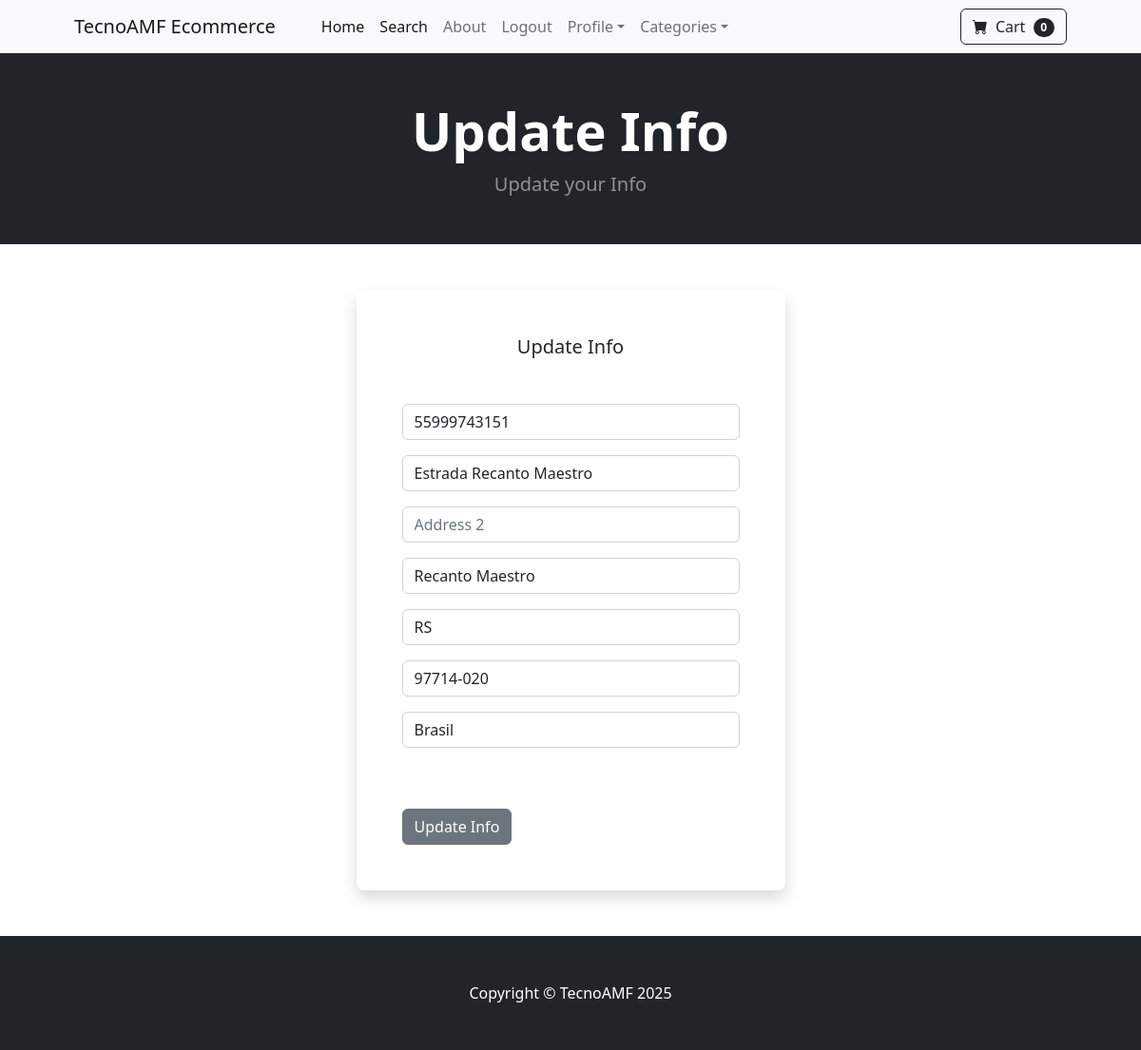
The page /update_info/ (signed in) on the database its author committed.
### store/models.py (models this page shows, shortened)
class Profile(models.Model):
    user = models.OneToOneField(User, on_delete=models.CASCADE)
    phone = models.CharField(max_length=20, blank=True)
    address1 = models.CharField(max_length=200, blank=True)
    address2 = models.CharField(max_length=200, blank=True)
    city = models.CharField(max_length=100, blank=True)
    state = models.CharField(max_length=100, blank=True)
    zipcode = models.CharField(max_length=100, blank=True)
    country = models.CharField(max_length=100, blank=True)
    date_modified = models.DateTimeField(User, auto_now=True)

### store/views.py (the view)
# urls.py: path('update_info/', views.update_info, name='update_info'),
def update_info(request):
    if request.user.is_authenticated:
        current_user = Profile.objects.get(user__id=request.user.id)
        form = UserInfoForm(request.POST or None, instance=current_user)
        if form.is_valid():
            form.save()
            messages.success(request, "Your info has been updated")
            return redirect('home')
        return render(request, 'update_info.html', {'form': form})
    else:
        messages.error(request, "You must be logged in to update your profile")
        return redirect('home')

### store/forms.py
class UserInfoForm(forms.ModelForm):
    phone = forms.CharField(label="", widget=forms.TextInput(attrs={'class':'form-control', 'placeholder':'Phone Number'}), required=False)
    address1 = forms.CharField(label="", widget=forms.TextInput(attrs={'class':'form-control', 'placeholder':'Address 1'}), required=False)
    address2 = forms.CharField(label="", widget=forms.TextInput(attrs={'class':'form-control', 'placeholder':'Address 2'}), required=False)
    city = forms.CharField(label="", widget=forms.TextInput(attrs={'class':'form-control', 'placeholder':'City'}), required=False)
    state = forms.CharField(label="", widget=forms.TextInput(attrs={'class':'form-control', 'placeholder':'State'}), required=False)
    zipcode = forms.CharField(label="", widget=forms.TextInput(attrs={'class':'form-control', 'placeholder':'Zip Code'}), required=False)
    country = forms.CharField(label="", widget=forms.TextInput(attrs={'class':'form-control', 'placeholder':'Country'}), required=False)
    class Meta:
        model = Profile
        fields = ('phone', 'address1', 'address2', 'city', 'state', 'zipcode', 'country',)

### cart/cart.py (called while the page is built)
    def __len__(self):
        return len(self.cart)

### cart/context_processors.py (called while the page is built)
def cart(request):
    return {'cart': Cart(request)}

### store/templates/update_info.html (shortened to what this page needs)
{% extends 'base.html' %} {% block content %}
<header class="bg-dark py-5">
  <div class="text-center text-white">
    <h1 class="display-4 fw-bolder">Update Info</h1>
    <p class="lead fw-normal text-white-50 mb-0">Update your Info</p>
  </div>
</header>
<div class="container">
  <div class="row">
    <div class="col-sm-9 col-md-7 col-lg-5 mx-auto">
      <div class="card border-0 shadow rounded-3 my-5">
        <div class="card-body p-4 p-sm-5">
          <h5 class="card-title text-center mb-5 fw-light fs-5">Update Info</h5>
          <form method="POST" action="{% url 'update_info' %}">
            {{ form.as_p }}
            <br>
            <br>
            <button type="submit" class="btn btn-secondary">Update Info</button>
          </form>
        </div>
      </div>
    </div>
  </div>
</div>
  {% endblock %}

### rows shown on the page
Profile: phone "55999743151", address1 "Estrada Recanto Maestro", city "Recanto Maestro", state "RS", zipcode "97714-020", country "Brasil"

### other values the page prints
{{ cart|length }} "0"
